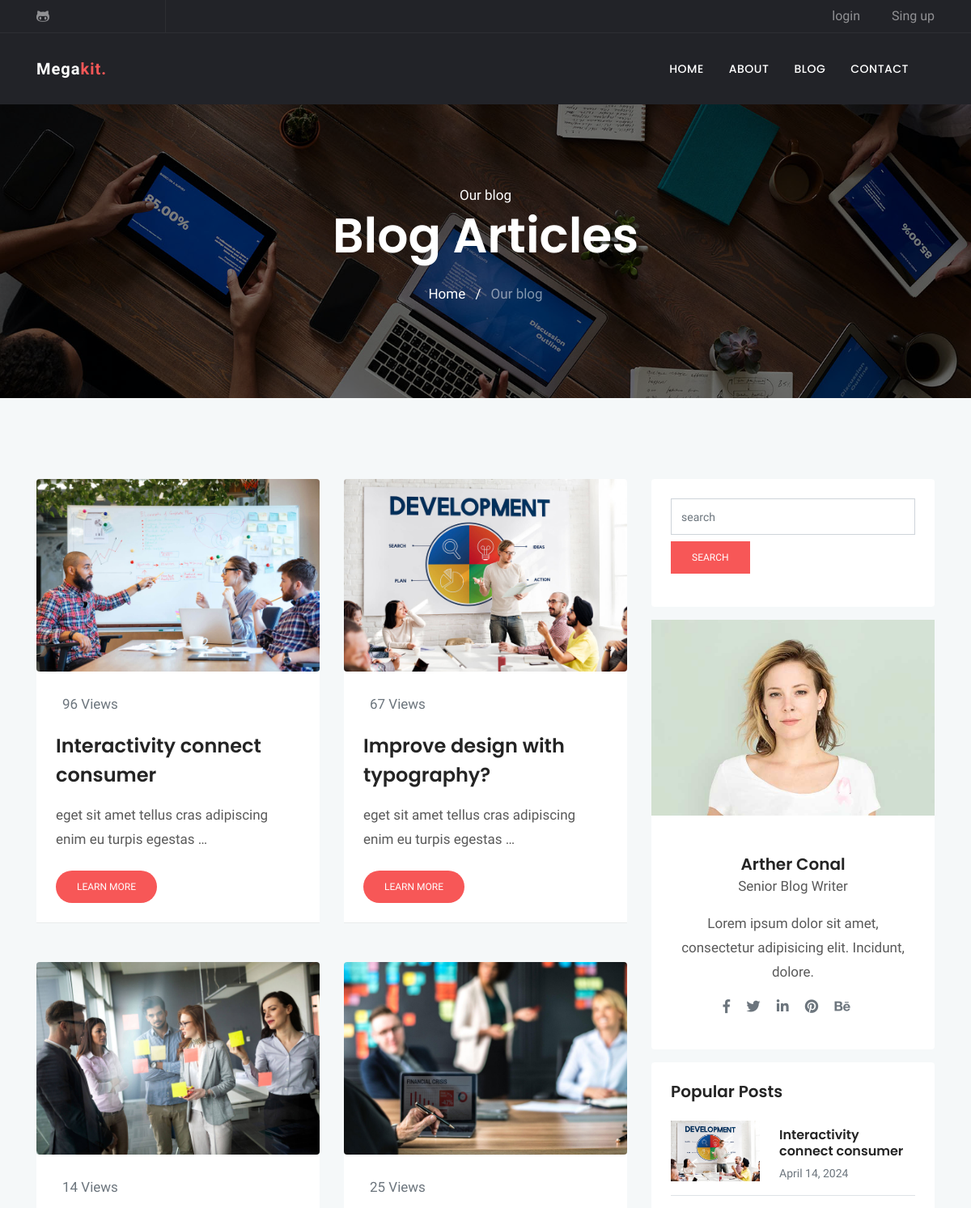
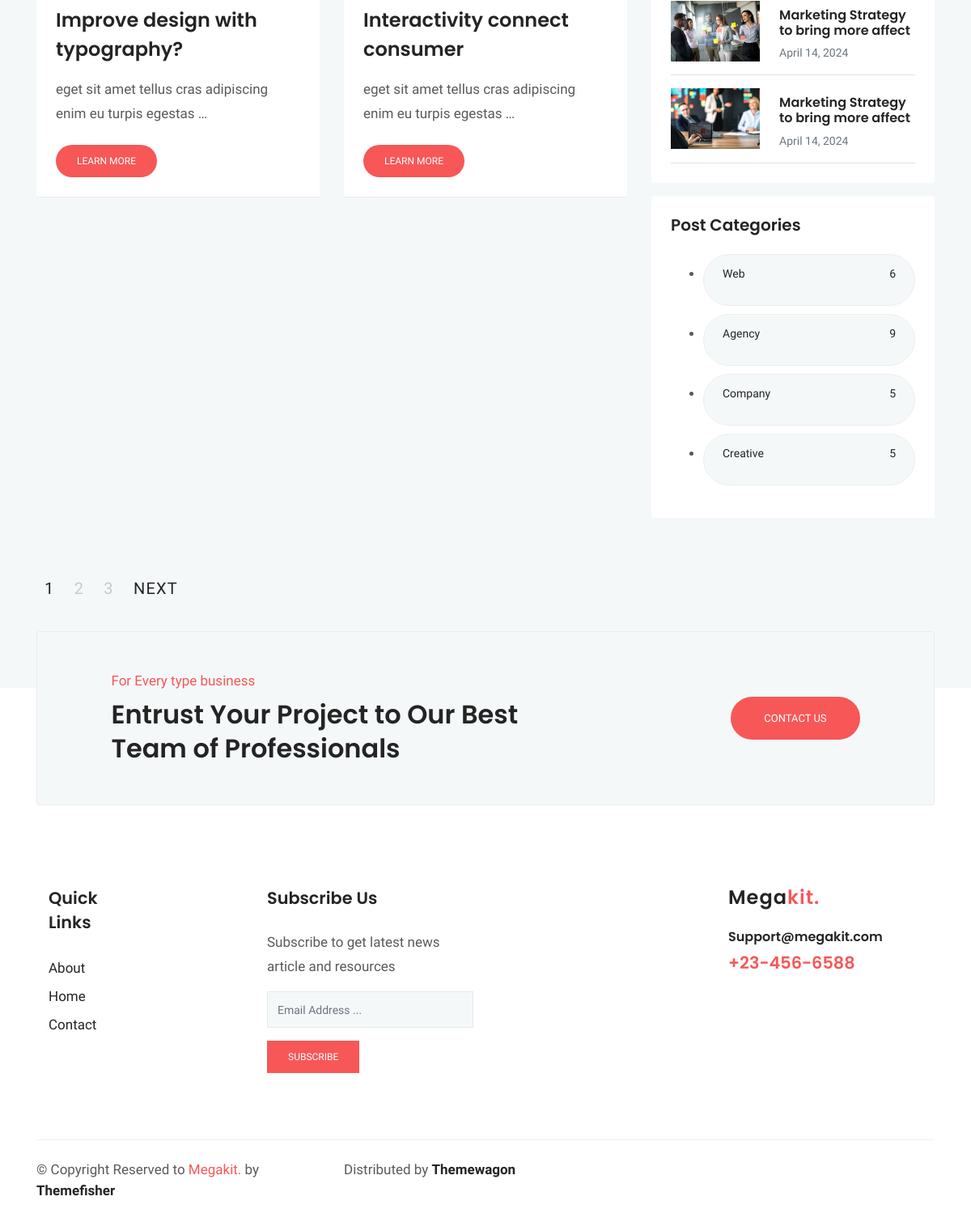
Screenshot of /blog/ with the database file from the repository (2 pictures, top to bottom).
### blog/models.py (models this page shows, shortened)
class Post (models.Model) :
    image = models.ImageField(upload_to = 'blog/',default = 'blog/default.jpg')
    author = models.ForeignKey(User,on_delete=models.SET_NULL,null=True)
    title = models.CharField (max_length = 200)
    content = models.TextField ()
    tags = TaggableManager()
    category = models.ManyToManyField (Category)
    counted_view = models.IntegerField (default = 0)
    status = models.BooleanField (default = False)
    login_required = models.BooleanField (default = False)
    published_date = models.DateTimeField (null = True)
    created_date = models.DateTimeField (auto_now_add = True)
    update_date = models.DateTimeField (auto_now = True)
    class Meta:
        ordering = ['-created_date']

class Category(models.Model):
    name = models.CharField(max_length = 255)
    def __str__(self):
        return self.name

### blog/views.py (the view)
# urls.py: path('', blog_view, name="index"),
def blog_view(request, **kwargs) :
    posts = Post.objects.filter(status = 1, published_date__lte = timezone.now())
    if kwargs.get('cat_name') != None:
        posts = posts.filter(category__name=kwargs['cat_name'])
    if kwargs.get('author_username') != None:
        posts = posts.filter(author__username = kwargs['author_username'])
    if kwargs.get('tag_name') != None:
        posts = posts.filter(tags__name__in=[kwargs['tag_name']])
    posts = Paginator (posts,4)
    try:
        page_number = request.GET.get ('page')
        posts = posts.get_page(page_number)
    except PageNotAnInteger:
        posts = posts.get_page(1)
    except EmptyPage:
        posts = posts.get_page(1)
    context = {'posts': posts}
    return render(request, "blog/blog-sidebar.html", context)

### blog/templatetags/blog_tags.py (called while the page is built)
@register.inclusion_tag('blog/popular-posts.html')
def latestposts(arg = 3) :
    posts = Post.objects.filter(status = 1).order_by('published_date')[:arg]
    return {'posts': posts}

@register.inclusion_tag('blog/post-categories.html')
def postcategories() :
    posts = Post.objects.filter(status = 1)
    categories = Category.objects.all()
    cat_dict = {}
    for name in categories :
        cat_dict[name]=posts.filter(category=name).count()
    return {'categories':cat_dict}

### templates/blog/blog-sidebar.html (shortened to what this page needs)
{% extends 'base.html' %}
{% load static %}
{% load blog_tags %}
{% block content %}
<!doctype html>
<html lang="en">
<head>
  <link rel="stylesheet" href="{% static 'plugins/bootstrap/css/bootstrap.min.css' %}">
  <link rel="stylesheet" href="{% static 'plugins/themify/css/themify-icons.css' %}">
  <link rel="stylesheet" href="{% static 'plugins/fontawesome/css/all.css' %}">
  <link rel="stylesheet" href="{% static 'plugins/magnific-popup/dist/magnific-popup.css' %}">
  <link rel="stylesheet" href="{% static 'plugins/slick-carousel/slick/slick.css' %}">
  <link rel="stylesheet" href="{% static 'plugins/slick-carousel/slick/slick-theme.css' %}">
  <link rel="stylesheet" href="{% static 'css/style.css' %}">
</head>
<body>
  <div class="main-wrapper ">
    <section class="page-title bg-1">
      <div class="container">
        <div class="row">
          <div class="col-md-12">
            <div class="block text-center">
              <span class="text-white">Our blog</span>
              <h1 class="text-capitalize mb-4 text-lg">Blog articles</h1>
              <ul class="list-inline">
                <li class="list-inline-item"><a href="http://127.0.0.1:8000/" class="text-white">Home</a></li>
                <li class="list-inline-item"><span class="text-white">/</span></li>
                <li class="list-inline-item"><a href="{% url 'blog:index' %}" class="text-white-50">Our blog</a></li>
              </ul>
            </div>
          </div>
        </div>
      </div>
    </section>
    <section class="section blog-wrap bg-gray">
      <div class="container">
        <div class="row">
          <div class="col-lg-8">
            <div class="row">
              {% for post in posts %}
              <div class="col-lg-6 col-md-6 mb-5">
                <div class="blog-item">
                  <img src="{{post.image.url}}" alt="" class="img-fluid rounded">
                  <div class="blog-item-content bg-white p-4">
                    <div class="blog-item-meta  py-1 px-2">
                      <span class="text-muted text-capitalize mr-3"></i>{{post.counted_view}} Views</span>
                    </div>
                    <h3 class="mt-3 mb-3"><a href="{% url 'blog:single' pid=post.id %}">{{post.title}}</a></h3>
                    <p class="mb-4">{{ post.content|truncatewords:10 }}</p>
                    <a href="{{post.id}}" class="btn btn-small btn-main btn-round-full">Learn More</a>
                  </div>
                </div>
              </div>
              {% endfor %}
            </div>
          </div>
          <div class="col-lg-4">
            <div class="sidebar-wrap">
              {% include 'blog/blog-search.html' %}
              {% include 'blog/blog-writer.html' %}
              {% latestposts 3 %}
              {% postcategories %}
              <div class="row mt-5">
                <div class="col-lg-8">
                    <nav class="navigation pagination py-2 d-inline-block">
                        <div class="nav-links">
                            {% for i in posts.paginator.page_range %}
                                {% if posts.number == i %}
                                    <span aria-current="page" class="page-numbers current">{{i}}</span>
                                {% else %}
                                    <a class="page-numbers" href="?page={{i}}">{{i}}</a>
                                {% endif %}
                            {% endfor %}
                            {% if posts.has_next %}
                                <a class="next page-numbers" href="?page={{ posts.next_page_number }}">Next</a>
                            {% endif %}
                        </div>
                    </nav>
                </div>
            </div>
            </div>
    </section>
</body>
</html>
{% endblock %}

### templates/blog/popular-posts.html
{% load static %}
{% load humanize %}
    <div class="sidebar-widget latest-post card border-0 p-4 mb-3">
        <h5>Popular Posts</h5>
        {% for post in posts %}
        <div class="media border-bottom py-3">
            <a href="{{post.id}}"><img class="mr-4" src="{{post.image.url}}" alt="" width="110px"></a>
            <div class="media-body">
                <h6 class="my-2"><a href="{% url 'blog:single' pid=post.id %}">{{post.title}}</a></h6>
                <span class="text-sm text-muted">{{post.published_date|naturalday}}</span>
            </div>
        </div>
        {% endfor %}
    </div>

### templates/blog/post-categories.html
{% load static %}
	<div class="sidebar-widget bg-white rounded tags p-4 mb-3">
		<h5 class="mb-4">Post Categories</h5>
        <ul class="cat-list">
            {% for name,count in categories.items %}
            <li>
                <a href="{% url 'blog:category' cat_name=name %}" class="d-flex justify-content-between">
                    <p>{{name}}</p>
                    <p>{{count}}</p>
                </a>
            </li>
            {% endfor %}
	</div>
</div>
            </div>
        </div>

### statics/css/style.css (style rules this page uses)
html { overflow-x: hidden; }
body { line-height: 1.5; font-family: "Hind", serif; -webkit-font-smoothing: antialiased; font-size: 17px; color: rgba(0, 0, 0, 0.65); }
h1, .h1, h2, .h2, h3, .h3, h4, .h4, h5, .h5, h6, .h6 { font-family: "Poppins", sans-serif; font-weight: 600; color: #242424; }
h1, .h1 { font-size: 2.5rem; }
h3, .h3 { font-size: 1.5rem; }
h5, .h5 { font-size: 1.25rem; }
h6, .h6 { font-size: 1rem; }
p { line-height: 30px; }
.btn { display: inline-block; font-size: 14px; font-size: 0.8125rem; font-weight: 400; padding: 1rem 2.5rem; text-transform: uppercase; border-radius: 0; transition: all 0.2s ease; }
.btn-main, .btn-transparent, .btn-small { background: #f75757; color: #fff; transition: all 0.2s ease; }
.btn-small { padding: 10px 25px; font-size: 12px; }
.btn-round-full { border-radius: 50px; }
.bg-gray { background: #f5f8f9; }
.section { padding: 100px 0; }
.overly, .page-title, .slider, .cta, .hero-img { position: relative; }
.overly:before, .page-title:before, .slider:before, .cta:before, .hero-img:before { content: ""; position: absolute; left: 0; top: 0; bottom: 0; right: 0; width: 100%; height: 100%; opacity: 0.5; background: #000; }
.text-sm { font-size: 14px; }
.text-lg { font-size: 3.75rem; }
a { color: #242424; text-decoration: none; }
.page-title { padding: 100px 0; }
.page-title .block h1 { color: #fff; }
.bg-1 { background: url("../images/bg/home-2.jpg") no-repeat 50% 50%; background-size: cover; }
.blog-item-content h3 { line-height: 36px; }
.blog-item-content h3 a { transition: all .4s ease 0s; }
.tags a { background: #f5f8f9; display: inline-block; padding: 8px 23px; border-radius: 38px; margin-bottom: 10px; border: 1px solid #eee; font-size: 14px; text-transform: capitalize; }
.pagination .nav-links a, .pagination .nav-links span.current { font-size: 20px; font-weight: 500; color: #c9c9c9; margin: 0 10px; text-transform: uppercase; letter-spacing: 1.2px; }
.pagination .nav-links span.current, .pagination .nav-links a.next, .pagination .nav-links a.prev { color: #242424; }
.blog-item { border-bottom: 1px solid rgba(0, 0, 0, 0.05); }

### rows the page displays
Post: image (picture), counted_view "96", title "Interactivity connect consumer", content "eget sit amet tellus cras adipiscing enim eu turpis egestas …"
Post: image (picture), counted_view "67", title "Improve design with typography?", content "eget sit amet tellus cras adipiscing enim eu turpis egestas …"
Post: image (picture), counted_view "14", title "Improve design with typography?", content "eget sit amet tellus cras adipiscing enim eu turpis egestas …"
Post: image (picture), counted_view "25", title "Interactivity connect consumer", content "eget sit amet tellus cras adipiscing enim eu turpis egestas …"
Post: image (picture), title "Interactivity connect consumer", published_date "April 14, 2024"
Post: image (picture), title "Marketing Strategy to bring more affect", published_date "April 14, 2024"
Post: image (picture), title "Marketing Strategy to bring more affect", published_date "April 14, 2024"
Category: name "Web", count "6"
Category: name "Agency", count "9"
Category: name "Company", count "5"
Category: name "Creative", count "5"

### other values shown
{{ i }} "1"
{{ i }} "2" "3"
